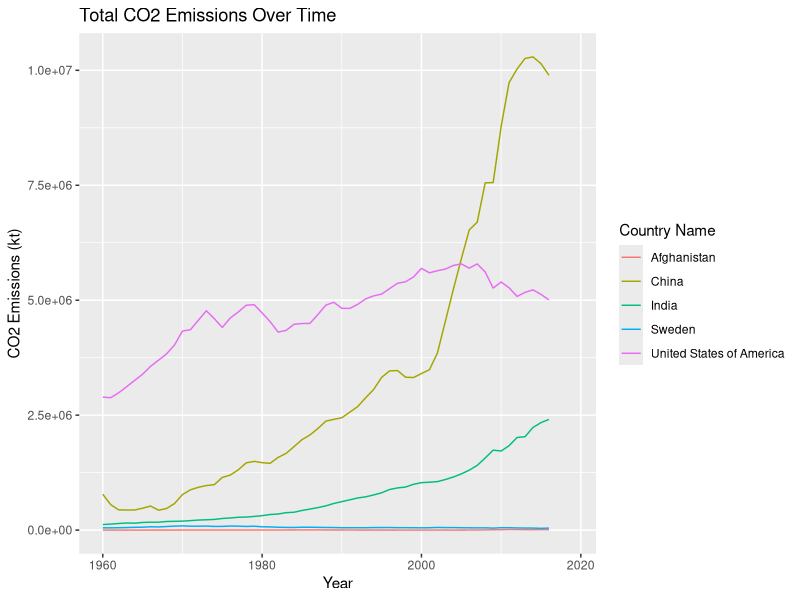
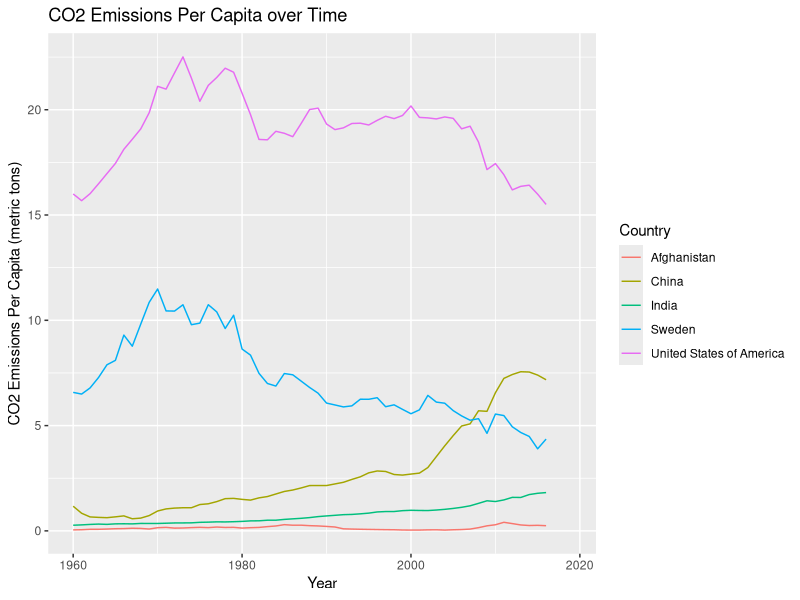
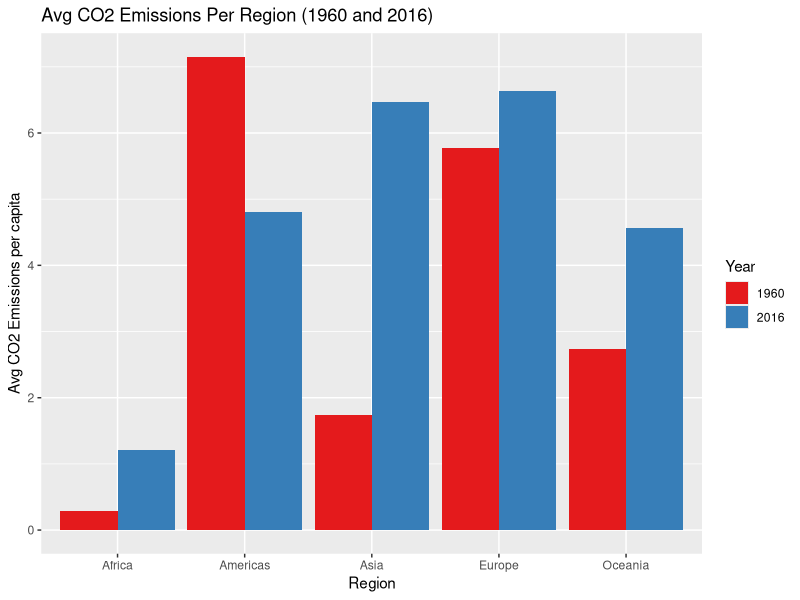

Write the R code that produced these figures, in order.
## ---- chunk 1
library(readr)
library(tidyverse)
library(ggplot2)
gapminder_data <- read_delim("gapminder.csv")
## ---- chunk 2
print(head(gapminder_data))
## ---- chunk 3
num_iso3 <- length(unique(gapminder_data$iso3))
num_name <- length(unique(gapminder_data$name))
num_iso2 <- length(unique(gapminder_data$iso2))
## ---- chunk 4
iso2_only <- gapminder_data %>%
  group_by(iso2) %>%
  summarize(num_names = n_distinct(name))

iso2_only$iso2[which(iso2_only$num_names > 1)]

iso2_is_na <- is.na(gapminder_data$iso2)
missing_iso2 <- c()
for(i in which(iso2_is_na == TRUE)) {
  missing_iso2<- c(missing_iso2, gapminder_data$name[i])
}
missing <- unique(missing_iso2)

## ---- chunk 5
name_only <- gapminder_data %>%
  group_by(name) %>%
  summarize(num_iso3 = n_distinct(iso3))

name_only$num_iso3[which(name_only$num_iso3 > 1)]

which(name_only$num_iso3 > 1)

name_only$name[250]

na_country<- gapminder_data %>%
  select(iso3, name)%>%
  filter(is.na(name))%>%
  distinct(iso3)

## ---- chunk 6
min_year <- min(gapminder_data$time, na.rm=TRUE)
max_year <- max(gapminder_data$time, na.rm=TRUE)
## ---- chunk 7
missing_co2 <- gapminder_data %>%
  group_by(time) %>%
  summarize(num_na_co2 = sum(is.na(co2)),
            num_na_co2_PC = sum(is.na(co2_PC)))

max_missing_value <- max(missing_co2$num_na_co2)
year_indices <- which(missing_co2$num_na_co2==max_missing_value)

missing_years <- c()
for(i in year_indices) {
  missing_years <- c(missing_years, missing_co2$time[i])
}
## ---- chunk 8
countries <- c("United States of America", "China", "India", "Afghanistan", "Sweden")
selected_countries <- gapminder_data %>%
  filter(name %in% countries)

ggplot(data = selected_countries) +
  geom_line(mapping = aes(x = selected_countries$time, 
                          y = selected_countries$co2,
                          color = selected_countries$name)) +
  labs(
    title = "Total CO2 Emissions Over Time",
    x = "Year",
    y = "CO2 Emissions (kt)",
    color = "Country Name"
  )
## ---- chunk 9
ggplot(data = selected_countries) +
  geom_line(mapping = aes(x = selected_countries$time,
                          y = selected_countries$co2_PC,
                          color = selected_countries$name)) +
  labs(
    title = "CO2 Emissions Per Capita over Time",
    x = "Year",
    y = "CO2 Emissions Per Capita (metric tons)",
    color = "Country"
  )
## ---- chunk 10
avg_co2 <- gapminder_data %>%
  group_by(region, time, .groups="rowwise") %>%
  summarize(
    avg_co2_pc = mean(co2_PC, na.rm=TRUE)
  )
## ---- chunk 11
time_filter <- c("1960", "2016")
avg_co2 <- na.omit(avg_co2)%>%
  filter(time %in% c("1960", "2016"))

ggplot(avg_co2, aes(avg_co2$region, avg_co2$avg_co2_pc,
                    fill=as.factor(avg_co2$time)))+
  geom_bar(stat="identity", position="dodge") +
  labs(
    title = "Avg CO2 Emissions Per Region (1960 and 2016)",
    x = "Region",
    y = "Avg CO2 Emissions per capita") +
  scale_fill_manual(
    values = c("#e41a1c", "#377eb8"),
    name="Year"
  )
## ---- chunk 12
checking <- gapminder_data %>%
  group_by(time, co2_PC) %>%
  filter(time==2019)

CO2_2016 <- gapminder_data %>%
  drop_na(co2_PC) %>%
  filter(time==2016) %>%
  group_by(region, time, name, .groups="rowwise") %>%
  summarize(avg_co2_pc = mean(co2_PC))

largest_emitters <- CO2_2016 %>%
  group_by(region) %>%
  arrange(desc(avg_co2_pc)) %>%
  slice(1:3) %>%
  select(region, name, avg_co2_pc)

smallest_emitters <- CO2_2016 %>%
  group_by(region) %>%
  arrange(avg_co2_pc) %>%
  slice(1:3) %>%
  select(region, name, avg_co2_pc)
